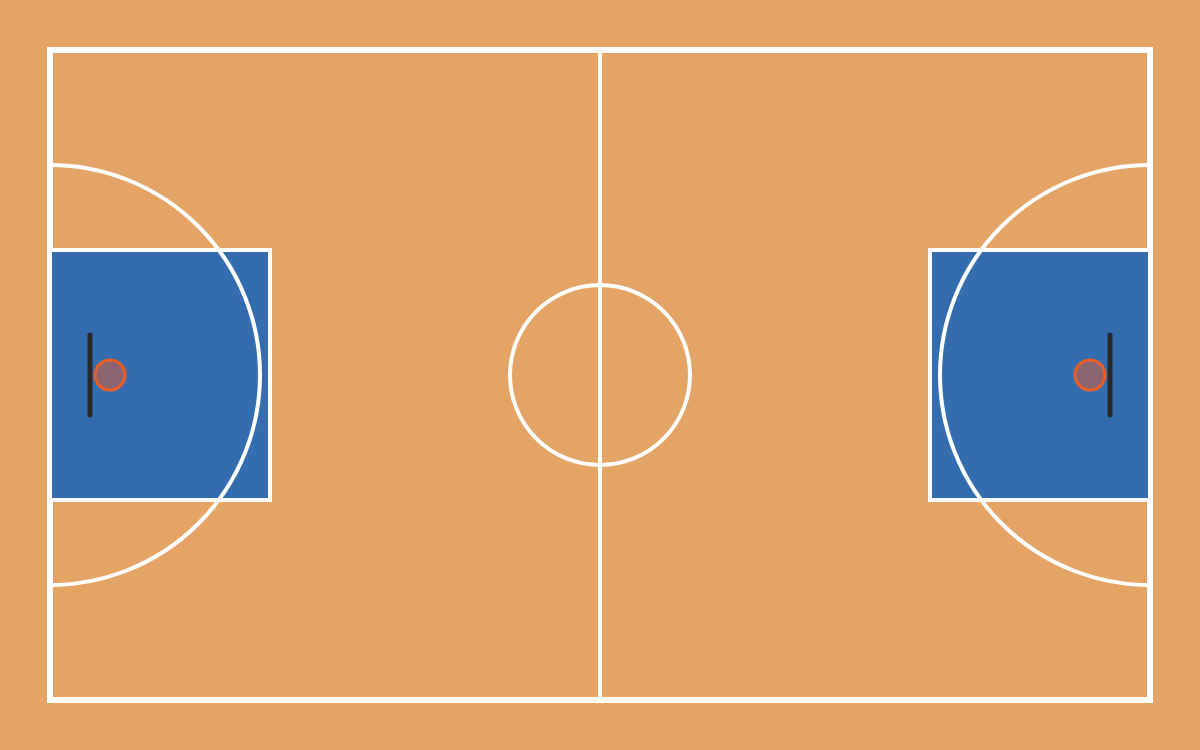
Frame 1 (no input)
Frame 2 (the mouse pressed at the canvas centre, redrawn once): identical to frame 1, image omitted

The p5.js sketch that drew this single still picture (run headless with seeded random() and noise() and a simulated clock; the mouse was pressed at the canvas centre and the sketch redrawn once):

// p5.js sketch
// ── sketch.js
/*
  Name: Andrew L.
  Title: Basketball Court
   A simple 2D top-down view of a basketball court using shapes.
*/
function setup() {
  createCanvas(1200, 750); 
}

function draw() {
  background(228, 164, 102);

  // Outer Boundary Court Lines
  stroke(255);          
  strokeWeight(6);     
  noFill();
  rect(50, 50, 1100, 650);

  // Left and Right Keys 
  strokeWeight(4);       
  fill(52, 108, 176);    
  rect(50, 250, 220, 250);   
  rect(930, 250, 220, 250);  

  // Mid-Court Division Line 
  strokeWeight(4);       
  line(600, 50, 600, 700);

  // Backboards
  stroke(40);            
  strokeWeight(5);
  line(90, 335, 90, 415);   
  line(1110, 335, 1110, 415); 
 
  // Center Jumping Circle 
  stroke(255);
  strokeWeight(4);
  noFill();
  ellipse(600, 375, 180, 180);

  // Rims
  stroke(235, 94, 40);      
  fill(235, 94, 40, 120);   
  strokeWeight(3);
  ellipse(110, 375, 30, 30);   
  ellipse(1090, 375, 30, 30);  

  // Three-Point Line Arcs
  stroke(255);
  strokeWeight(4);
  noFill();
  arc(50, 375, 420, 420, -HALF_PI, HALF_PI);
  arc(1150, 375, 420, 420, HALF_PI, -HALF_PI);

  noLoop();
}
